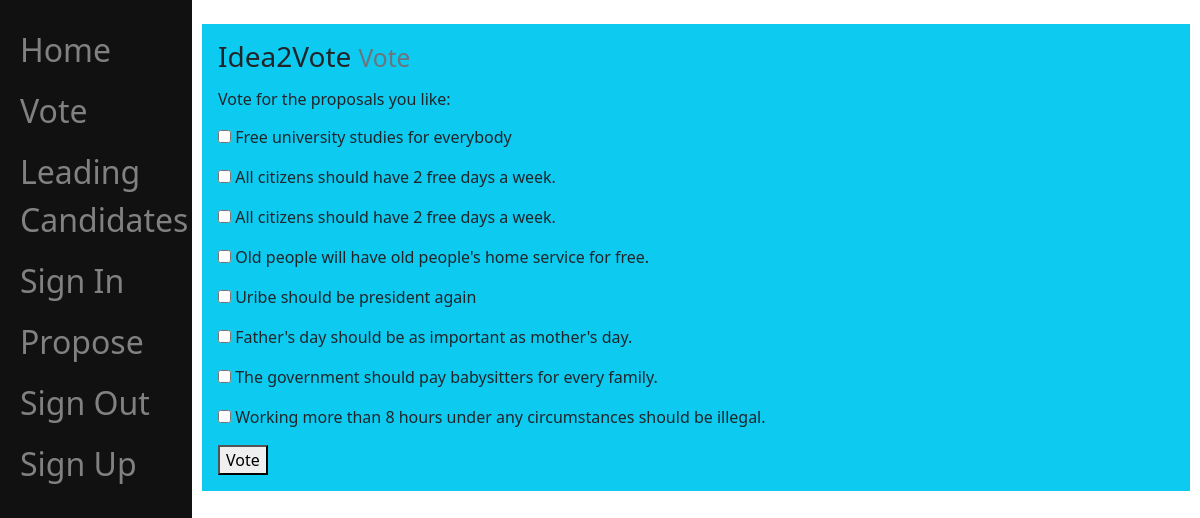
/vote/, run on an earlier commit of the app's database.
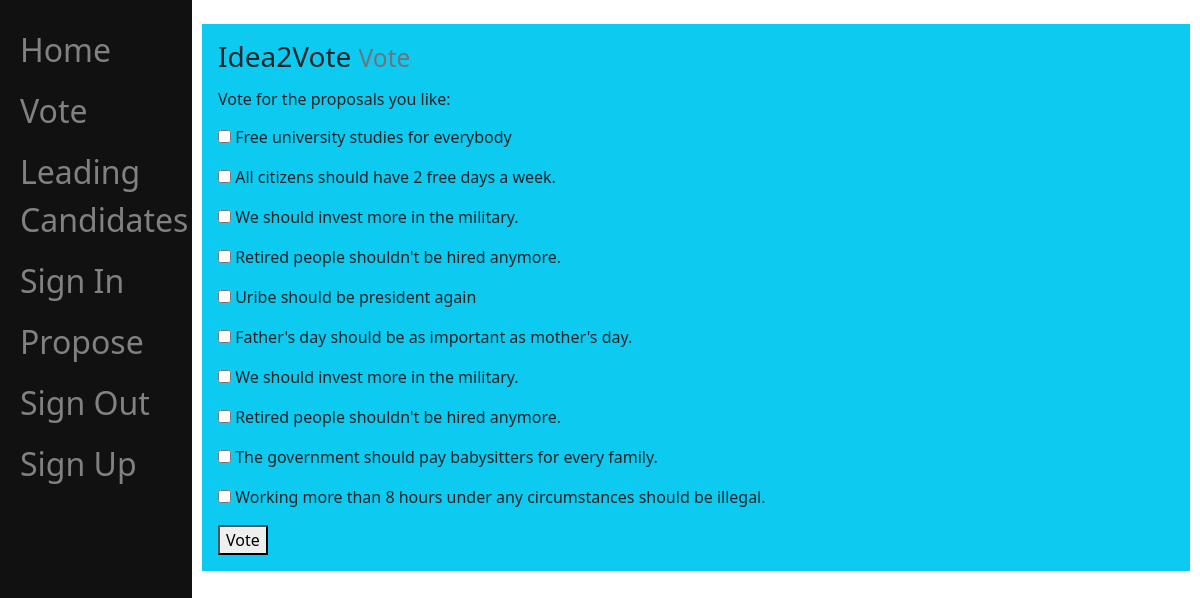
And on a later commit of the database.
### main/models.py (models this page shows, shortened)
class Proposals(Model):
    user = ForeignKey(to=User, on_delete=CASCADE, related_name="proposals", null=True)
    text = CharField(max_length=400)
    votes = IntegerField()

### main/views.py (the view, shortened to what this page needs)
def vote(response):
    all_candidates = User.objects.all()
    return render(response, "main/vote.html", {"all_candidates":all_candidates})

### main/templates/main/vote.html (shortened to what this page needs)
{% extends "main/index.html" %}
{% block content %}
<h3>
    Idea2Vote
    <small class="text-muted">Vote</small>
</h3>
<h6>Vote for the proposals you like:</h6>
<form method="post" action="#">
    {% for candidate in all_candidates %}
        {% for proposal in candidate.proposals.all %}
            <input type="checkbox" name="cb{{proposal.id}}" value="checked"> {{proposal.text}}
        {% endfor %}
    {% endfor %}
    <button type="submit" name="btn_vote" value="pressed">Vote</button>
</form>
{% endblock %}

### main/templates/main/index.html (shortened to what this page needs)
<!DOCTYPE html>
<html lang="en">
    <head>
        <link href="https://cdn.jsdelivr.net/npm/bootstrap@5.1.3/dist/css/bootstrap.min.css" rel="stylesheet">
    </head>
    <body>
        <div class="sidenav">
            <a href="/">Home</a>
            <a href="/vote/">Vote</a>
            <a href="/leaders/">Leading Candidates</a>
            <a href="/login/">Sign In</a>
            <a href="/propose/">Propose</a>
            <a href="/logout/">Sign Out</a>
            <a href="/register/">Sign Up</a>
        </div>
        <div id="content" name="content" class="main">
            <div class="p-3 mb-2 bg-info text-dark">
                {% block content %}{% endblock %}
    </body>
</html>

### main/templates/main/index.html (style rules this page uses)
.sidenav { height: 100%; width: 16%; position: fixed; z-index: 1; top: 0; left: 0; background-color: #111; overflow-x: hidden; padding-top: 20px; }
.sidenav a { padding: 6px 8px 7px 20px; text-decoration: none; font-size:xx-large; color: #818181; display: block; }
.main { margin-left: 16%; padding: 0px 10px; }

What changed in the data, as far as the page shows it:
removed Proposals: text "All citizens should have 2 free days a week."
removed Proposals: text "Old people will have old people's home service for free."
added Proposals: text "We should invest more in the military."
added Proposals: text "Retired people shouldn't be hired anymore."
added Proposals: text "We should invest more in the military."
added Proposals: text "Retired people shouldn't be hired anymore."
